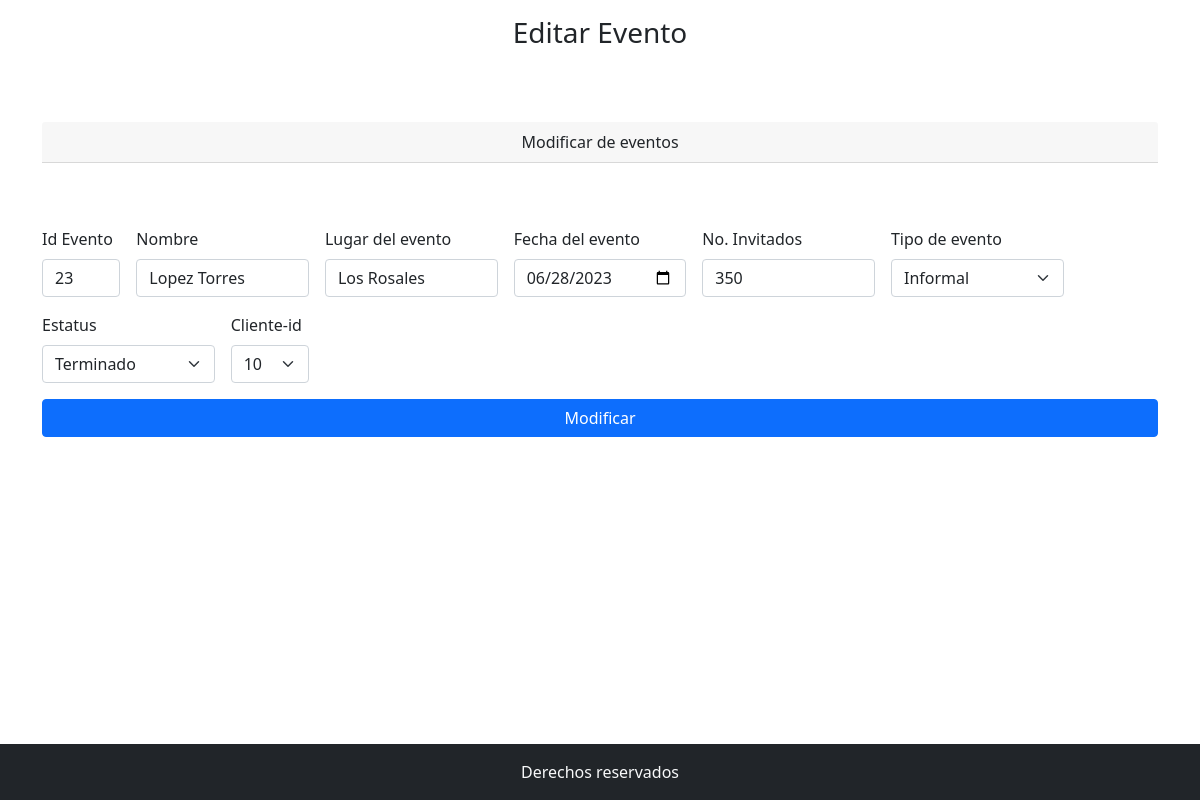
The app's page /Proyecto/sistema/evento/editarEvento.php?idEvento=23 with its own data.
### tables this page shows
CREATE TABLE `eventos` (
  `idEvento` int(11) NOT NULL,
  `nombre` varchar(1000) NOT NULL,
  `fecha` date NOT NULL,
  `lugar` varchar(100) NOT NULL,
  `noInvitados` int(11) NOT NULL,
  `tipoEvento` varchar(50) NOT NULL,
  `estatus` varchar(50) NOT NULL,
  `cotizacion` int(20) NOT NULL,
  `descripcion` varchar(2000) NOT NULL,
  `FK_cliente_idCliente` int(11) NOT NULL
);

CREATE TABLE `cliente` (
  `idCliente` int(11) NOT NULL,
  `correo` varchar(100) NOT NULL,
  `FK_cita_idCita` int(11) NOT NULL
);

### Proyecto/sistema/evento/editarEvento.php (the view, shortened to what this page needs)
<?php include 'header.php' ?>
<?php require_once "../conexionBD.php";
$query = mysqli_query($mysqli, "SELECT idCliente from cliente");
?>
<?php
include_once '../empleado/model/conecEmple.php';
$idEvento = $_GET['idEvento'];
$sentencia = $bd->prepare("select * from eventos where idEvento = ?;");
$sentencia->execute([$idEvento]);
$persona = $sentencia->fetch(PDO::FETCH_OBJ);
$Tipo_Evento = $persona->tipoEvento;
$Estatus = $persona->estatus;
$Cliente = $persona->FK_cliente_idCliente;
?>
<div class="container mt-5 ">
    <div class="card-header text-size-lg text-center ">
        Modificar de eventos
    </div>
    <form class="row g-3 mt-5" method="POST" action="editarEventoPro.php" >
    <div class="col-1">
        <label for="LugarEvento" class="form-label">Id Evento</label>
        <input type="text" class="form-control" id="id_evento_" name="id_evento_" value="<?php echo $idEvento; ?>" >
    </div>
    <div class="col-2">
        <label for="LugarEvento" class="form-label">Nombre</label>
        <input type="text" class="form-control" id="nombreEvento" placeholder="Nombre de evento" name="nombreEvento" value="<?php echo $persona->nombre; ?>">
    </div>
    <div class="col-2">
        <label for="LugarEvento" class="form-label">Lugar del evento</label>
        <input type="text" class="form-control" id="LugarEvento" placeholder="Direccion de evento" name="LugarEvento" value="<?php echo $persona->lugar; ?>">
    </div>
    <div class="col-2">
        <label for="FechaEvento" class="form-label">Fecha del evento</label>
        <input type="date" class="form-control" id="FechaEvento" name="FechaEvento" value="<?php echo $persona->fecha; ?>">
    </div>
    <div class="col-2">
        <label for="NumInvitados" class="form-label">No. Invitados</label>
        <input type="number" class="form-control" id="NumInvitados" name="NumInvitados" value="<?php echo $persona->noInvitados; ?>">
    </div>
    <div class="col-2">
        <label for="TipoEvento" class="form-label">Tipo de evento</label>
        <select class="form-select" aria-label="Default select example" id="TipoEvento" name="TipoEvento">
            <option value="Informal" <?php echo $Tipo_Evento === 'Informal'?'selected':'' ?>>Informal</option>
        </select>
    </div>
        <div class="col-2">
            <label for="Estatus" class="form-label">Estatus</label>
            <select class="form-select" aria-label="Default select example" id="Estatus" name="Estatus" value="<?php echo $persona->estatus ?>">
                <option value="Terminado" <?php echo $Estatus === 'Terminado'?'selected':'' ?>>Terminado</option>
            </select>
        </div>
        <div class="col-1">
            <label for="Clienteid" class="form-label">Cliente-id</label>
            <select name="Clienteid" class="form-select" id="Clienteid">
                <?php
                foreach ($query as $fila) {
                ?>
                    <option value="<?= $fila['idCliente'] ?>" <?php echo $Cliente == $fila['idCliente']?'selected':'' ?>> <?= $fila['idCliente']  ?> </option>
                <?php
                }
                ?>
            </select>
        </div>
        <div class="d-grid">
            <input type="submit" class="btn btn-primary" value="Modificar">
        </div>
    </form>
</div>
<?php include 'footer.php' ?>

### records on screen
eventos: nombreEvento "Lopez Torres", LugarEvento "Los Rosales", FechaEvento "06/28/2023", NumInvitados "350", TipoEvento "Informal", Estatus "Terminado", Clienteid "10"
